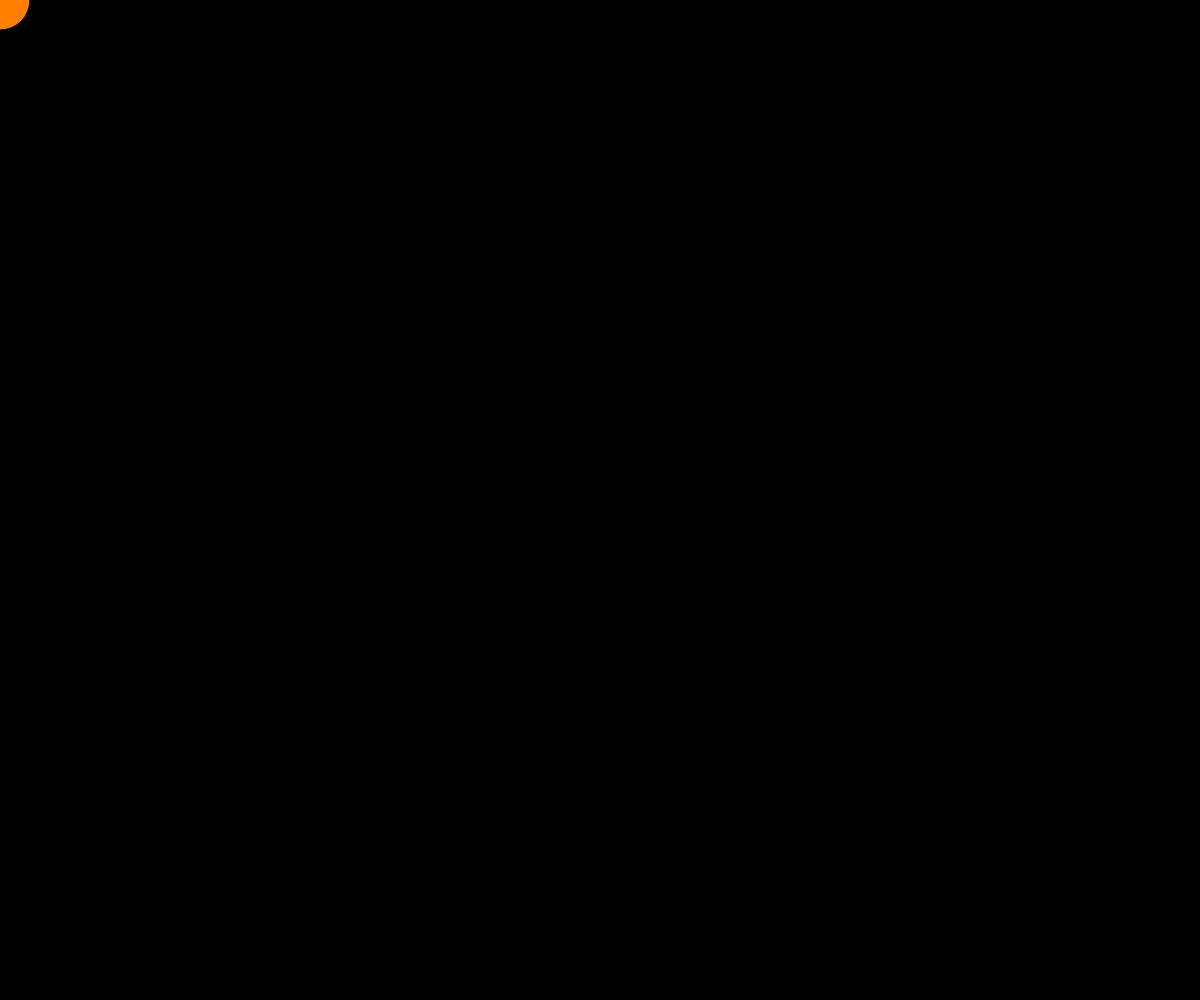
Frame 1 (no input)
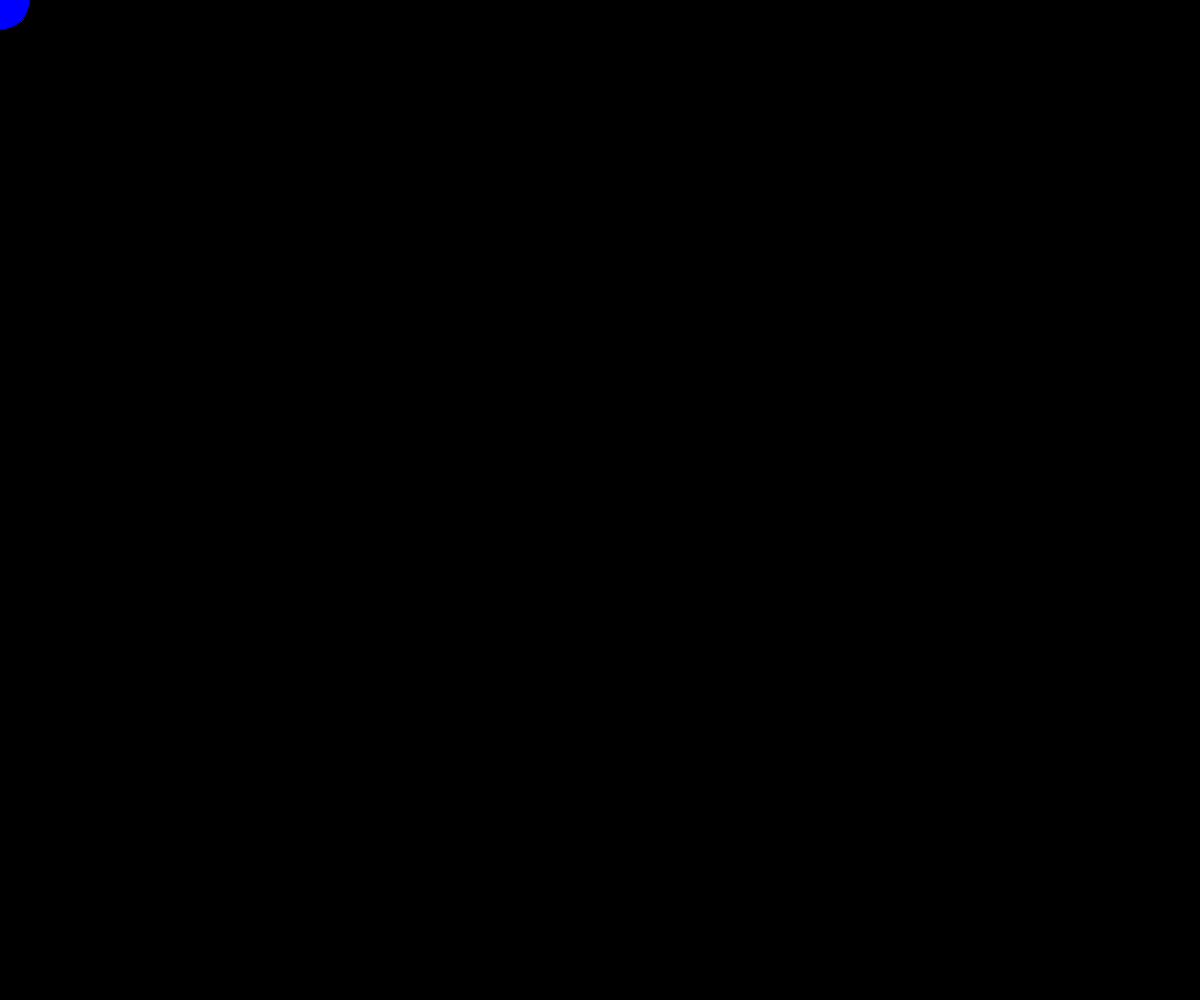
Frame 60 (no input)
Frame 120 (the mouse pressed at the canvas centre since frame 60): identical to frame 60, image omitted

The p5.js sketch that drew these frames (run headless with seeded random() and noise() and a simulated clock; from frame 60 on, the mouse is pressed at the canvas centre):

// p5.js sketch
// ── sketch.js
var counter = 0;


function setup() {
    createCanvas(windowWidth, windowHeight);
    background(0);
}

function draw() {
    if (!mouseIsPressed) {
        counter++;
        counter = counter % 7;
        switch (counter) {
            case 0:
                fill(255, 0, 0);
                break;
            case 1:
                fill(255, 127, 0);
                break;
            case 2:
                fill(255, 255, 0);
                break;
            case 3:
                fill(0, 255, 0);
                break;
            case 4:
                fill(0, 0, 255);
                break;
            case 5:
                fill(75, 0, 130);
                break;
            case 6:
                fill(139, 0, 255);
                break;
        }
        ellipse(mouseX, mouseY, 60, 60);
    }
}

function keyPressed() {
    if (keyCode === 82 || keyCode === 32 || keyCode === 67 || keyCode === 8) {
        background(0);
    }
}
